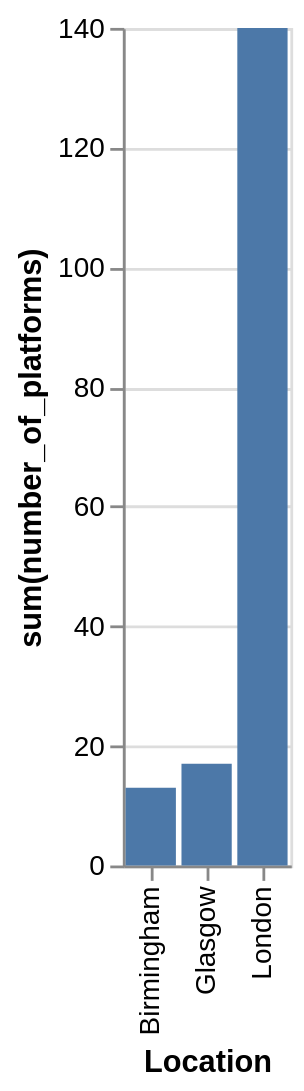

Here is the Vega-Lite specification saved for this chart:
### Vega-Lite specification from a JSON file in a GitHub repository (floating-point values rounded to 4 significant figures)
{"data": {"values": [{"x_data": "Birmingham", "y_data": 13}, {"x_data": "Glasgow", "y_data": 17}, {"x_data": "London", "y_data": 140}]}, "mark": "bar", "encoding": {"x": {"field": "x_data", "type": "nominal", "title": "Location", "sort": "ascending"}, "y": {"field": "y_data", "type": "quantitative", "title": "sum(number_of_platforms)"}}}
